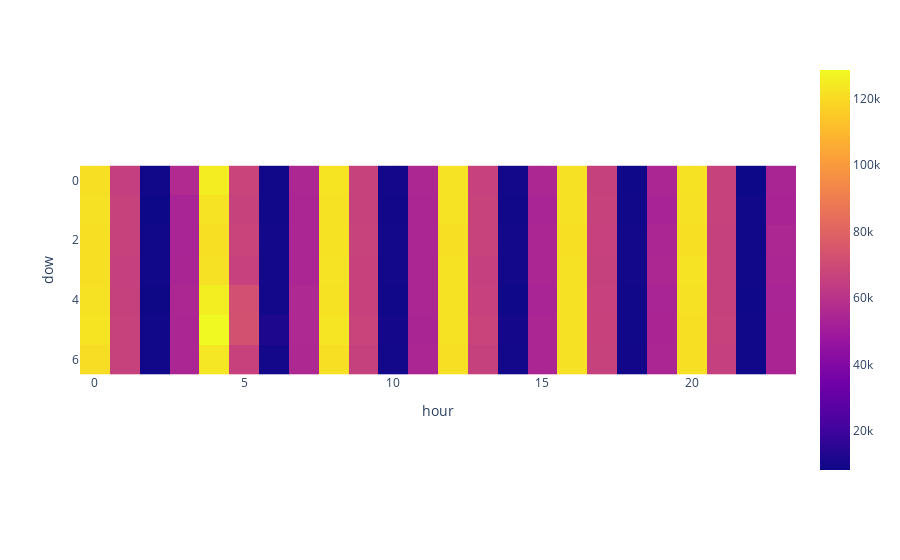

Notebook source saved alongside this figure:
### Code cell
weekly_heatmap = df.groupby(['dow', 'hour'])['entries'].count()
weekly_heatmap = weekly_heatmap.unstack('hour')
fig = px.imshow(weekly_heatmap)
fig.show()

### Figure 1 — Plotly figure (JSON) as saved in the notebook; plotly's stock layout.template omitted (floating-point values rounded to 4 significant figures; data arrays with more than 128 entries replaced by an {"elided": "..."} marker saying what was removed)
{"data": [{"coloraxis": "coloraxis", "hovertemplate": "hour: %{x}<br>dow: %{y}<br>color: %{z}<extra></extra>", "name": "0", "type": "heatmap", "x": [0, 1, 2, 3, 4, 5, 6, 7, 8, 9, 10, 11, 12, 13, 14, 15, 16, 17, 18, 19, 20, 21, 22, 23], "xaxis": "x", "y": [0, 1, 2, 3, 4, 5, 6], "yaxis": "y", "z": {"elided": "7x24 int values"}}], "layout": {"coloraxis": {"colorscale": [[0, "#0d0887"], [0.1111, "#46039f"], [0.2222, "#7201a8"], [0.3333, "#9c179e"], [0.4444, "#bd3786"], [0.5556, "#d8576b"], [0.6667, "#ed7953"], [0.7778, "#fb9f3a"], [0.8889, "#fdca26"], [1, "#f0f921"]]}, "margin": {"t": 60}, "xaxis": {"anchor": "y", "constrain": "domain", "domain": [0, 1], "scaleanchor": "y", "title": {"text": "hour"}}, "yaxis": {"anchor": "x", "autorange": "reversed", "constrain": "domain", "domain": [0, 1], "title": {"text": "dow"}}}}
